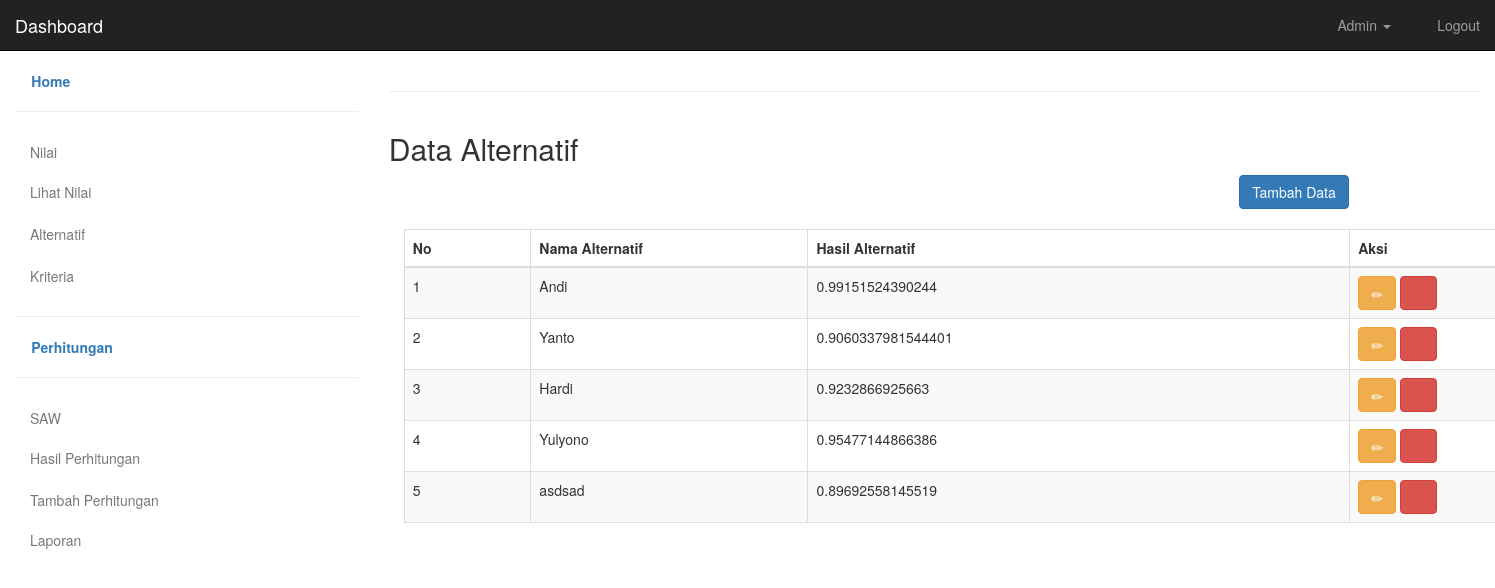
The page /alternatif.php on the database its author committed.
### tables this page shows
CREATE TABLE IF NOT EXISTS `alternatif` (
  `id_alternatif` int(11) NOT NULL,
  `nama_alternatif` varchar(255) NOT NULL,
  `hasil_alternatif` double NOT NULL
);

### includes/alternatif.inc.php (called while the page is built, shortened)
<?php
class Alternatif{
	private $conn;
	private $table_name = "alternatif";
	public function __construct($db){
		$this->conn = $db;
	}
	function readAll(){
		$query = "SELECT * FROM ".$this->table_name." ORDER BY id_alternatif ASC";
		$stmt = $this->conn->prepare( $query );
		$stmt->execute();
		return $stmt;
	}
}
?>

### alternatif.php (the view, shortened to what this page needs)
<!DOCTYPE html>
<html lang="en">
    <head>
        <link href="css/bootstrap.min.css" rel="stylesheet">
        <link href="css/styles.css" rel="stylesheet">
    </head>
    <body>
<div id="top-nav" class="navbar navbar-inverse navbar-static-top">
    <div class="container-fluid">
        <div class="navbar-header">
            <a class="navbar-brand" href="#">Dashboard</a>
        </div>
        <div class="navbar-collapse collapse">
            <ul class="nav navbar-nav navbar-right">
                <li class="dropdown">
                    <a class="dropdown-toggle" role="button" data-toggle="dropdown" href="#"><i class="glyphicon glyphicon-user"></i> Admin <span class="caret"></span></a>
                </li>
                <li><a href="#"><i class="glyphicon glyphicon-lock"></i> Logout</a></li>
            </ul>
        </div>
    </div>
</div>
<div class="container-fluid">
    <div class="row">
        <div class="col-sm-3">
            <a href="#"><strong><i class="glyphicon glyphicon-wrench"></i> Home</strong></a>
            <hr>
            <ul class="nav nav-stacked">
                <li class="nav-header"> <a href="#" data-toggle="collapse" data-target="#userMenu">Nilai <i class="glyphicon glyphicon-chevron-down"></i></a>
                    <ul class="nav nav-stacked collapse in" id="userMenu">
                        </li>
                        <li><a href="nilai.php">Lihat Nilai</a>
                        </li>
                    </ul>
                <li class="nav-header"> <a href="#" data-toggle="collapse" data-target="#menu2"> Alternatif <i class="glyphicon glyphicon-chevron-right"></i></a>
                        </li>
                <li class="nav-header">
                    <a href="#" data-toggle="collapse" data-target="#menu3"> Kriteria <i class="glyphicon glyphicon-chevron-right"></i></a>
                </li>
            <hr>
            <a href="#"><strong><i class="glyphicon glyphicon-list"></i> Perhitungan</strong></a>
            <hr>
             <ul class="nav nav-stacked">
                <li class="nav-header"> <a href="#" data-toggle="collapse" data-target="#perhitungan">SAW <i class="glyphicon glyphicon-chevron-down"></i></a>
                    <ul class="nav nav-stacked collapse in" id="perhitungan">
                        </li>
                        <li><a href="saw.php">Hasil Perhitungan</a>
                        </li>
                        <li><a href="tambah_saw.php">Tambah Perhitungan</a>
                        </li>
                    </ul>
                <ul class="nav nav-stacked">
                <li class="nav-header"> <a href="laporan.php" data-toggle="collapse" data-target="#laporan">Laporan<i class="glyphicon glyphicon-chevron-down"></i></a>
        </div>
        <div class="col-sm-9">
            <hr>
<?php
include_once 'header.php';
include_once 'includes/alternatif.inc.php';
$pro = new Alternatif($db);
$stmt = $pro->readAll();
?>
    <div class="row">
        <h2>Data Alternatif</h2>
        <div class="col-md-6 text-left">
        </div>
        <div class="col-md-4 text-right">
            <button onclick="location.href='tambah_alternatif.php'" class="btn btn-primary">Tambah Data</button>
        </div>
    </div>
    <br/>
    <table width="100%" class="table table-striped table-bordered" id="tabeldata">
        <thead>
            <tr>
                <th width="25px">No</th>
                <th width="25px">Nama Alternatif</th>
                <th width="25px">Hasil Alternatif</th>
                <th width="25px">Aksi</th>
            </tr>
        </thead>
        <tbody>
<?php
$no=1;
while ($row = $stmt->fetch(PDO::FETCH_ASSOC)){
?>
            <tr>
                <td><?php echo $no++ ?></td>
                <td><?php echo $row['nama_alternatif'] ?></td>
                <td><?php echo $row['hasil_alternatif'] ?></td>
                <td >
                    <a href="ubah_alternatif.php?id=<?php echo $row['id_alternatif'] ?>" class="btn btn-warning"><span class="glyphicon glyphicon-pencil" aria-hidden="true"></span></a>
                    <a href="alternatif-hapus.php?id=<?php echo $row['id_alternatif'] ?>" onclick="return confirm('Yakin ingin menghapus data')" class="btn btn-danger"><span class="glyphicon glyphicon-trash" aria-hidden="true"></span></a>
                </td>
            </tr>
<?php
}
?>
        </tbody>
    </table>
	</body>
</html>

### css/styles.css (style rules this page uses)
.navbar-static-top { margin-bottom:20px; }
i { font-size:16px; }
.nav > li > a { color:#787878; }

### rows shown on the page
alternatif: nama_alternatif "Andi", hasil_alternatif "0.99151524390244"
alternatif: nama_alternatif "Yanto", hasil_alternatif "0.9060337981544401"
alternatif: nama_alternatif "Hardi", hasil_alternatif "0.9232866925663"
alternatif: nama_alternatif "Yulyono", hasil_alternatif "0.95477144866386"
alternatif: nama_alternatif "asdsad", hasil_alternatif "0.89692558145519"
